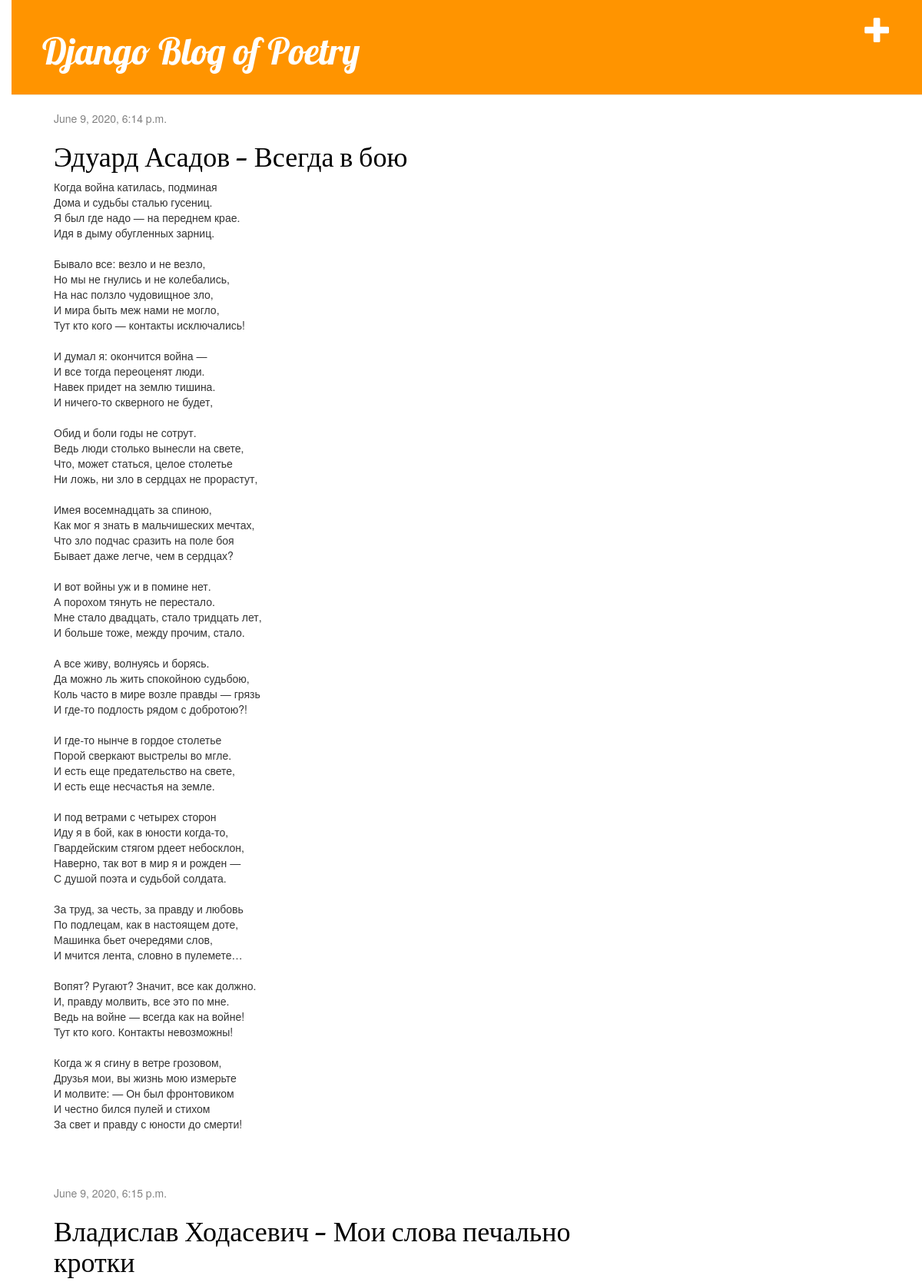
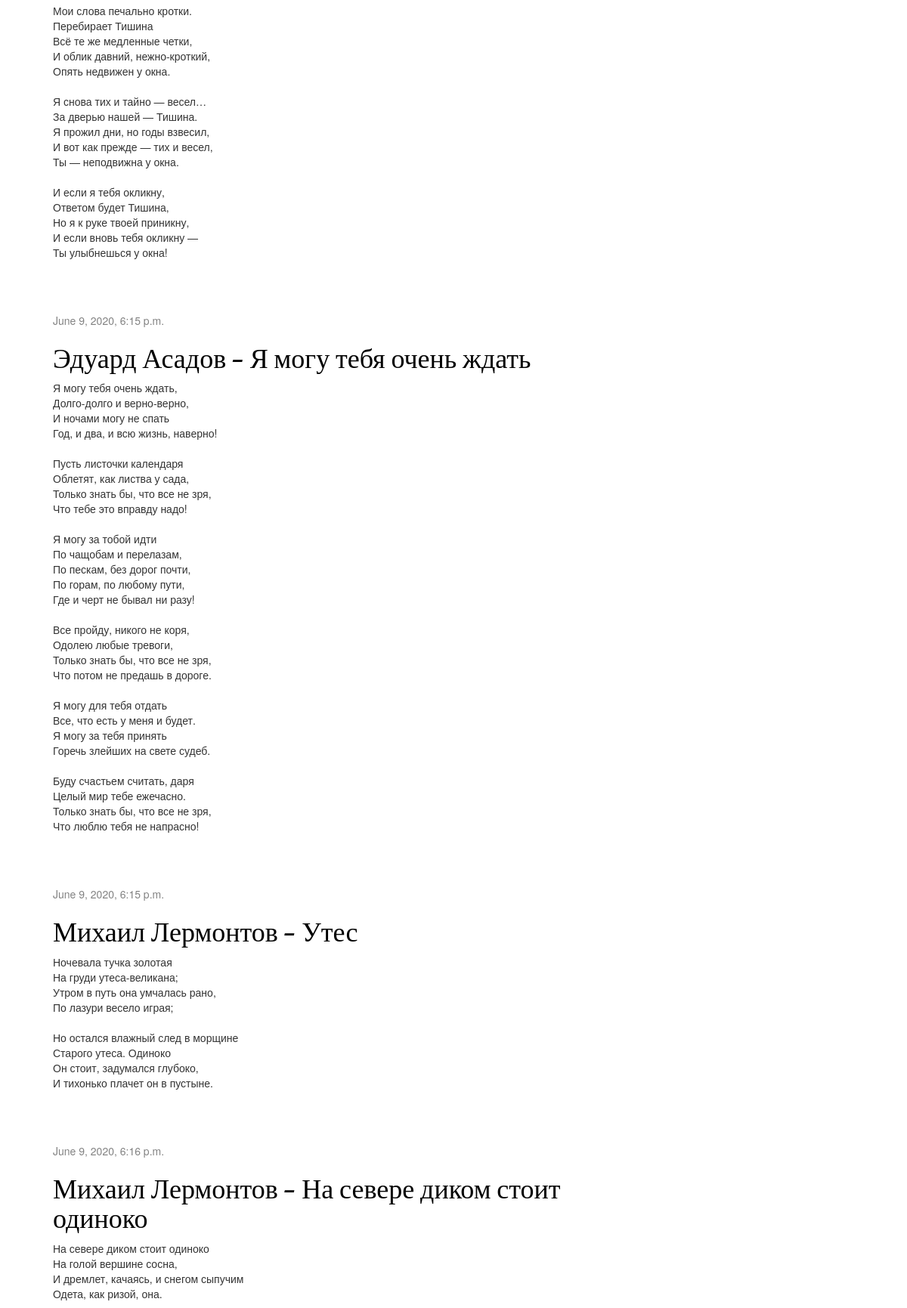
The page / (upper part) on the database its author committed (2 pictures, top to bottom).
### blog/models.py (models this page shows, shortened)
class Post(models.Model):
    author = models.ForeignKey(settings.AUTH_USER_MODEL, on_delete=models.CASCADE)
    title = models.CharField(max_length=200)
    text = models.TextField()
    created_date = models.DateTimeField(default=timezone.now)
    published_date = models.DateTimeField(blank=True, null=True)

### blog/views.py (the view)
# urls.py: path('', views.post_list, name='post_list'),
def post_list(request):
    posts = Post.objects.filter(published_date__lte=timezone.now()).order_by('published_date')
    return render(request, 'blog/post_list.html', {'posts': posts})

### blog/templates/blog/post_list.html
{% extends 'blog/base.html' %}
{% block content %}
    {% for post in posts %}
        <div class="post">
            <div class="date">
                {{ post.published_date }}
            </div>
            <h1><a href="{% url 'post_detail' pk=post.pk %}">{{ post.title }}</a></h1>
            <p>{{ post.text|linebreaksbr }}</p>
        </div>
    {% endfor %}
{% endblock %}

### blog/templates/blog/base.html (shortened to what this page needs)
{% load static %}
<html>
    <head>
        <link rel="stylesheet" href="//maxcdn.bootstrapcdn.com/bootstrap/3.2.0/css/bootstrap.min.css">
        <link rel="stylesheet" href="//maxcdn.bootstrapcdn.com/bootstrap/3.2.0/css/bootstrap-theme.min.css">
        <link rel="stylesheet" href="{% static 'css/blog.css' %}">
    </head>
    <body>
        <div class="page-header">
            <a href="{% url 'post_new' %}" class="top-menu"><span class="glyphicon glyphicon-plus"></span></a>
            <h1><a href="/">Django Blog of Poetry</a></h1>
        </div>
        <div class="content container">
            <div class="row">
                <div class="col-md-8">
                    {% block content %}
                    {% endblock %}
                </div>
            </div>
        </div>
    </body>
</html>

### blog/static/css/blog.css (style rules this page uses)
h1 a { color: #FCA205; font-family: 'Lobster'; }
body { padding-left: 15px; }
.page-header { background-color: #ff9400; margin-top: 0; padding: 20px 20px 20px 40px; }
.page-header h1, .page-header h1 a, .page-header h1 a:visited, .page-header h1 a:active { color: #ffffff; font-size: 36pt; text-decoration: none; }
.content { margin-left: 40px; }
h1, h2, h3, h4 { font-family: 'Lobster', cursive; }
.date { color: #828282; }
.top-menu, .top-menu:hover, .top-menu:visited { color: #ffffff; float: right; font-size: 26pt; margin-right: 20px; }
.post { margin-bottom: 70px; }
.post h1 a, .post h1 a:visited { color: #000000; }

### rows shown on the page
Post: published_date "June 9, 2020, 6:14 p.m.", title "Эдуард Асадов — Всегда в бою", text "Когда война катилась, подминая Дома и судьбы сталью гусениц. Я был где надо — на переднем крае. Идя в дыму обугленных зарниц. Бывало все: везло и не везло, Но мы не гнулись и не колебались, На нас ползло чудовищное зло, И мира быть меж нами не могло, Тут кто кого — контакты исключались! И думал я: окончится война — И все тогда переоценят люди. Навек придет на землю тишина. И ничего-то скверного не будет, Обид и боли годы не сотрут. Ведь люди столько вынесли на свете, Что, может статься, целое столетье Ни ложь, ни зло в сердцах не прорастут, Имея восемнадцать за спиною, Как мог я знать в мальчишеских мечтах, Что зло подчас сразить на поле боя Бывает даже легче, чем в сердцах? И вот войны уж…"
Post: published_date "June 9, 2020, 6:15 p.m.", title "Владислав Ходасевич — Мои слова печально кротки", text "Мои слова печально кротки. Перебирает Тишина Всё те же медленные четки, И облик давний, нежно-кроткий, Опять недвижен у окна. Я снова тих и тайно — весел… За дверью нашей — Тишина. Я прожил дни, но годы взвесил, И вот как прежде — тих и весел, Ты — неподвижна у окна. И если я тебя окликну, Ответом будет Тишина, Но я к руке твоей приникну, И если вновь тебя окликну — Ты улыбнешься у окна!"
Post: published_date "June 9, 2020, 6:15 p.m.", title "Эдуард Асадов — Я могу тебя очень ждать", text "Я могу тебя очень ждать, Долго-долго и верно-верно, И ночами могу не спать Год, и два, и всю жизнь, наверно! Пусть листочки календаря Облетят, как листва у сада, Только знать бы, что все не зря, Что тебе это вправду надо! Я могу за тобой идти По чащобам и перелазам, По пескам, без дорог почти, По горам, по любому пути, Где и черт не бывал ни разу! Все пройду, никого не коря, Одолею любые тревоги, Только знать бы, что все не зря, Что потом не предашь в дороге. Я могу для тебя отдать Все, что есть у меня и будет. Я могу за тебя принять Горечь злейших на свете судеб. Буду счастьем считать, даря Целый мир тебе ежечасно. Только знать бы, что все не зря, Что люблю тебя не напрасно!"
Post: published_date "June 9, 2020, 6:15 p.m.", title "Михаил Лермонтов — Утес", text "Ночевала тучка золотая На груди утеса-великана; Утром в путь она умчалась рано, По лазури весело играя; Но остался влажный след в морщине Старого утеса. Одиноко Он стоит, задумался глубоко, И тихонько плачет он в пустыне."
Post: published_date "June 9, 2020, 6:16 p.m.", title "Михаил Лермонтов — На севере диком стоит одиноко", text "На севере диком стоит одиноко На голой вершине сосна, И дремлет, качаясь, и снегом сыпучим Одета, как ризой, она."
